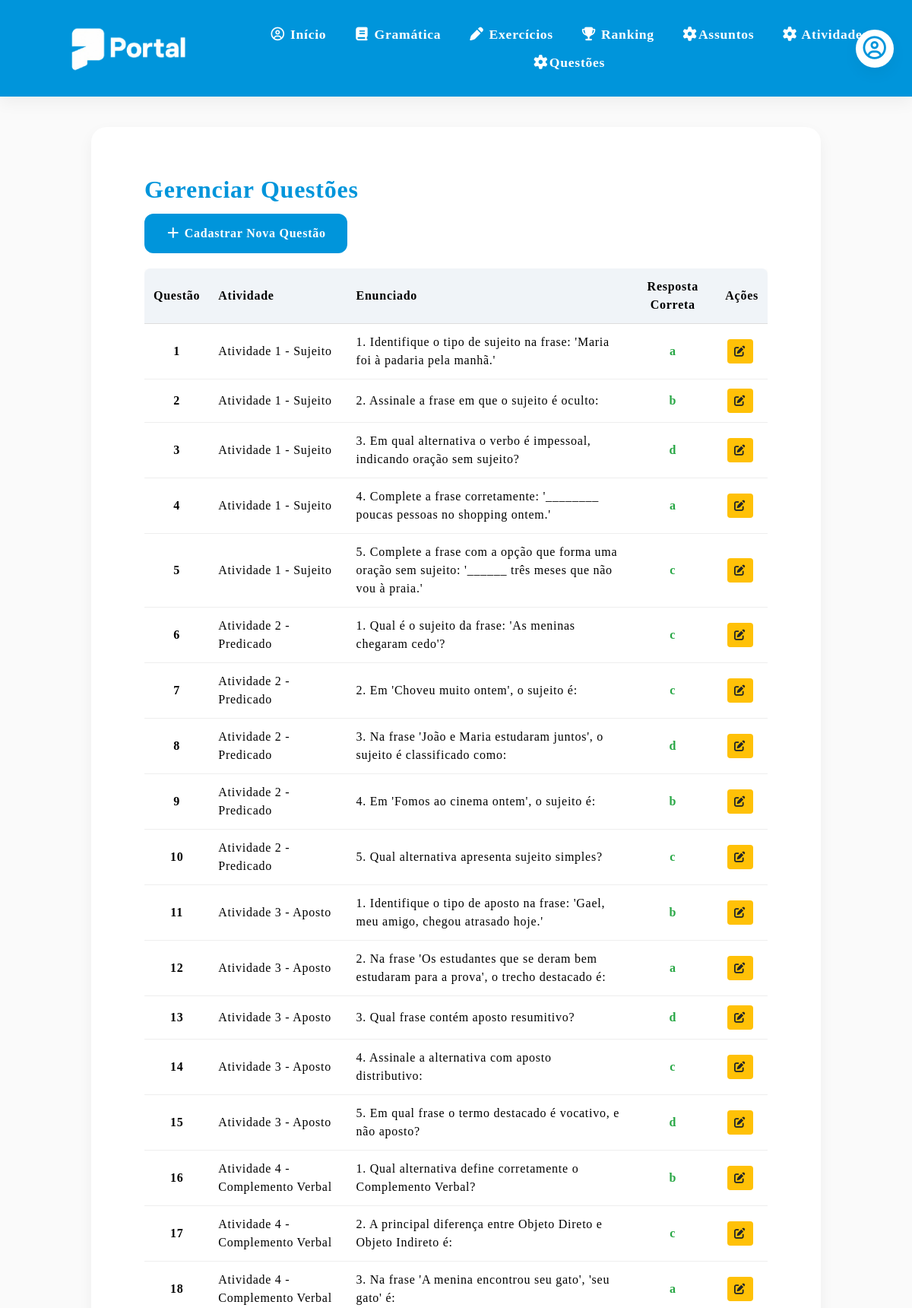
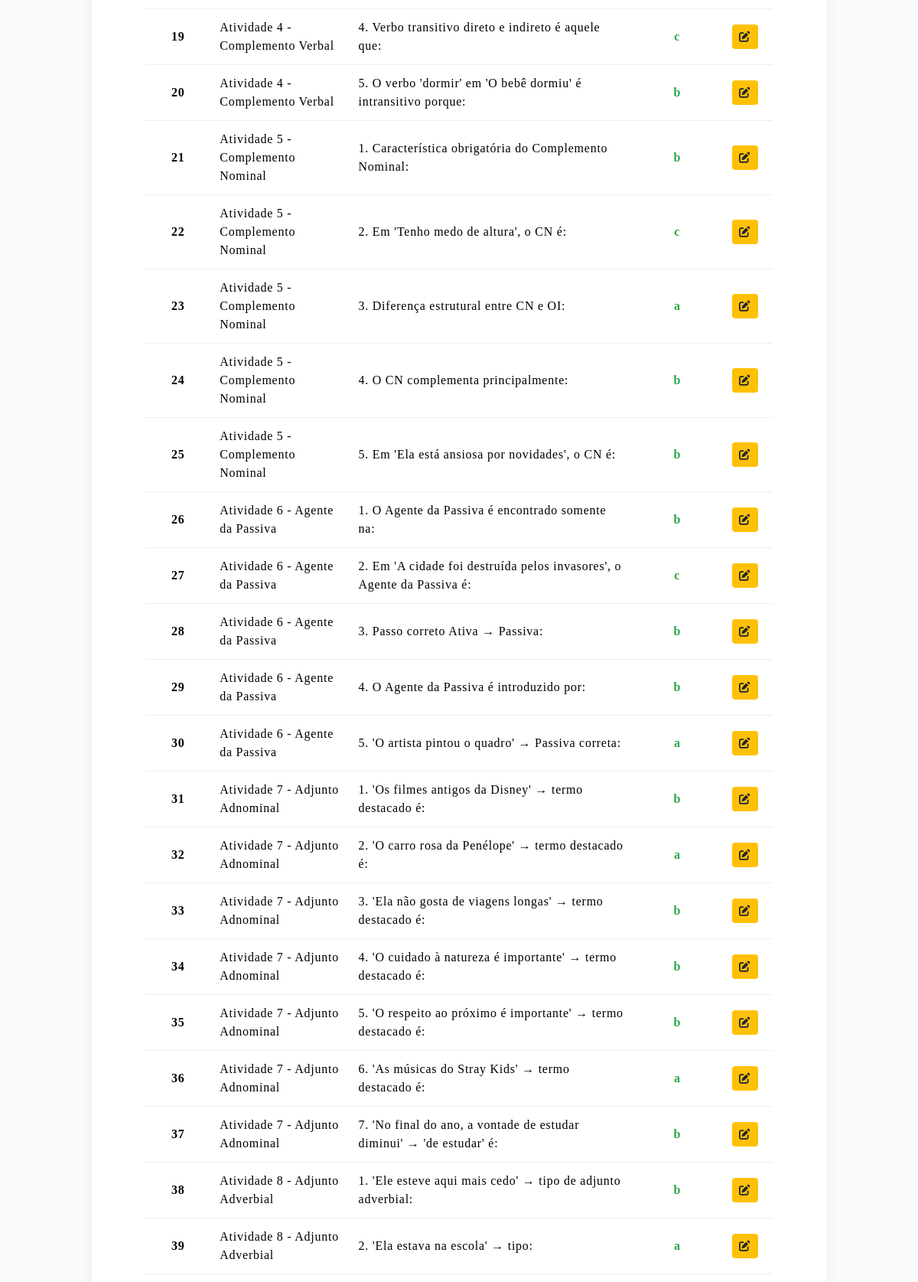
Screenshot of /listar_questoes (upper part) with the database file from the repository (2 pictures, top to bottom).
### models.py (models this page shows)
class Questao(db.Model):
    __tablename__ = "questao"
    id = db.Column(db.Integer, primary_key=True)
    enunciado = db.Column(db.Text, nullable=False)
    alternativa_a = db.Column(db.Text, nullable=True)
    alternativa_b = db.Column(db.Text, nullable=True)
    alternativa_c = db.Column(db.Text, nullable=True)
    alternativa_d = db.Column(db.Text, nullable=True)
    alternativa_e = db.Column(db.Text, nullable=True)
    resposta_correta = db.Column(db.String(1), nullable=True)
    atividade_id = db.Column(db.Integer, db.ForeignKey("atividade.id"), nullable=False)
    atividade = db.relationship("Atividade", back_populates="questoes")

class Atividade(db.Model):
    __tablename__ = "atividade"
    id = db.Column(db.Integer, primary_key=True)
    nome = db.Column(db.String(150), nullable=True)
    dificuldade = db.Column(db.String(50), nullable=True)
    assunto_id = db.Column(db.Integer, db.ForeignKey("assunto.id"), nullable=False)
    assunto = db.relationship("Assunto", back_populates="atividades")
    questoes = db.relationship("Questao", back_populates="atividade", lazy=True, cascade="all, delete-orphan")

### app.py (the view, shortened to what this page needs)
@app.route('/listar_questoes', methods=['GET', 'POST'])
def listar_questoes():
    questoes = Questao.query.all()
    atividades = Atividade.query.all()
    return render_template("listar_questoes.html", questoes=questoes, atividades=atividades)

### templates/listar_questoes.html (shortened to what this page needs)
{% extends "base.html" %}
{% block conteudo %}
        <section class="section">
            <h2>Gerenciar Questões</h2>
            <p>
                <a href="{{ url_for('nova_questao') }}" class="btn btn-detalhe">
                    <i class="fa-solid fa-plus"></i> Cadastrar Nova Questão
                </a>
            </p>
            <div style="margin-top: 20px; overflow-x: auto;">
                <table style="width: 100%; border-collapse: collapse; background: #fff; border-radius: 8px; overflow: hidden; box-shadow: 0 2px 4px rgba(0,0,0,0.1);">
                    <thead>
                        <tr style="background: #f0f4f8;">
                            <th style="padding: 12px; text-align: center; border-bottom: 1px solid #ddd;">Questão</th>
                            <th style="padding: 12px; text-align: left; border-bottom: 1px solid #ddd;">Atividade</th>
                            <th style="padding: 12px; text-align: left; border-bottom: 1px solid #ddd;">Enunciado</th>
                            <th style="padding: 12px; text-align: center; border-bottom: 1px solid #ddd;">Resposta Correta</th>
                            <th style="padding: 12px; text-align: center; border-bottom: 1px solid #ddd;">Ações</th>
                        </tr>
                    </thead>
                    <tbody>
                        {% for q in questoes %}
                        <tr>
                            <td style="padding: 12px; border-bottom: 1px solid #eee; text-align: center; font-weight: bold;">{{ loop.index }}</td>
                            <td style="padding: 12px; border-bottom: 1px solid #eee;">{{ q.atividade.nome }}</td>
                            <td style="padding: 12px; border-bottom: 1px solid #eee;">{{ q.enunciado }}</td>
                            <td style="padding: 12px; border-bottom: 1px solid #eee; text-align: center; font-weight: bold; color: #28a745;">{{ q.resposta_correta }}</td>
                            <td style="padding: 12px; border-bottom: 1px solid #eee; text-align: center;">
                                <a href="{{ url_for('editar_questao', id=q.id) }}" class="btn" style="padding: 4px 8px; font-size: 0.9em; background: #ffc107; color: #212529; text-decoration: none; border-radius: 4px; margin-right: 5px;">
                                    <i class="fa-solid fa-pen-to-square"></i>
                                </a>
                            </td>
                        </tr>
                        {% else %}
                        <tr>
                            <td colspan="5" style="padding: 15px; text-align: center; color: #6c757d;">Nenhuma questão cadastrada.</td>
                        </tr>
                        {% endfor %}
                    </tbody>
                </table>
            </div>
            <br>
        </section>
{% endblock %}

### static/css/style.css (style rules this page uses)
:root { --primary-blue: #0095DB; --secondary-blue: #D5F7FF; --primary-pink: #FFAFCC; --secondary-pink: #FFECF4; --pink: #FF477E; --mint-green: #DFFCF4; --success-green: #00966D; --soft-purple: #DDD0F8; --soft-yellow: #FFF0D4; --yellow: #F4B740; --bg-light: #FAFAFA; --gray-light: #EDEDED; --gray-medium: #D6D8E7; --text-dark: #14142B; --shadow-soft: 0 8px 20px rgba(0, 0, 0, 0.05); }
* { margin: 0; padding: 0; box-sizing: border-box; }
body { font-family: 'Basier Square'; font-weight: 400; font-size: 1.0em; line-height: 1.5em; letter-spacing: 0.75px; background-color: var(--bg-light); */ }
.section { background: white; border-radius: 20px; padding: 70px; margin-bottom: 30px; box-shadow: var(--shadow-soft); transition: 0.3s; }
h2 { color: var(--primary-blue); margin-bottom: 20px; font-size: 2rem; }
.btn { display: inline-block; background-color: var(--primary-blue); color: white; padding: 14px 28px; border-radius: 12px; text-decoration: none; font-weight: bold; border: none; cursor: pointer; transition: 0.3s; }

### rows the page displays
Questao: atividade.nome "Atividade 1 - Sujeito", enunciado "1. Identifique o tipo de sujeito na frase: 'Maria foi à padaria pela manhã.'", resposta_correta "a"
Questao: atividade.nome "Atividade 1 - Sujeito", enunciado "2. Assinale a frase em que o sujeito é oculto:", resposta_correta "b"
Questao: atividade.nome "Atividade 1 - Sujeito", enunciado "3. Em qual alternativa o verbo é impessoal, indicando oração sem sujeito?", resposta_correta "d"
Questao: atividade.nome "Atividade 1 - Sujeito", enunciado "4. Complete a frase corretamente: '________ poucas pessoas no shopping ontem.'", resposta_correta "a"
Questao: atividade.nome "Atividade 1 - Sujeito", enunciado "5. Complete a frase com a opção que forma uma oração sem sujeito: '______ três meses que não vou à praia.'", resposta_correta "c"
Questao: atividade.nome "Atividade 2 - Predicado", enunciado "1. Qual é o sujeito da frase: 'As meninas chegaram cedo'?", resposta_correta "c"
Questao: atividade.nome "Atividade 2 - Predicado", enunciado "2. Em 'Choveu muito ontem', o sujeito é:", resposta_correta "c"
Questao: atividade.nome "Atividade 2 - Predicado", enunciado "3. Na frase 'João e Maria estudaram juntos', o sujeito é classificado como:", resposta_correta "d"
Questao: atividade.nome "Atividade 2 - Predicado", enunciado "4. Em 'Fomos ao cinema ontem', o sujeito é:", resposta_correta "b"
Questao: atividade.nome "Atividade 2 - Predicado", enunciado "5. Qual alternativa apresenta sujeito simples?", resposta_correta "c"
Questao: atividade.nome "Atividade 3 - Aposto", enunciado "1. Identifique o tipo de aposto na frase: 'Gael, meu amigo, chegou atrasado hoje.'", resposta_correta "b"
Questao: atividade.nome "Atividade 3 - Aposto", enunciado "2. Na frase 'Os estudantes que se deram bem estudaram para a prova', o trecho destacado é:", resposta_correta "a"
Questao: atividade.nome "Atividade 3 - Aposto", enunciado "3. Qual frase contém aposto resumitivo?", resposta_correta "d"
Questao: atividade.nome "Atividade 3 - Aposto", enunciado "4. Assinale a alternativa com aposto distributivo:", resposta_correta "c"
Questao: atividade.nome "Atividade 3 - Aposto", enunciado "5. Em qual frase o termo destacado é vocativo, e não aposto?", resposta_correta "d"
Questao: atividade.nome "Atividade 4 - Complemento Verbal", enunciado "1. Qual alternativa define corretamente o Complemento Verbal?", resposta_correta "b"
Questao: atividade.nome "Atividade 4 - Complemento Verbal", enunciado "2. A principal diferença entre Objeto Direto e Objeto Indireto é:", resposta_correta "c"
Questao: atividade.nome "Atividade 4 - Complemento Verbal", enunciado "3. Na frase 'A menina encontrou seu gato', 'seu gato' é:", resposta_correta "a"
Questao: atividade.nome "Atividade 4 - Complemento Verbal", enunciado "4. Verbo transitivo direto e indireto é aquele que:", resposta_correta "c"
Questao: atividade.nome "Atividade 4 - Complemento Verbal", enunciado "5. O verbo 'dormir' em 'O bebê dormiu' é intransitivo porque:", resposta_correta "b"
Questao: atividade.nome "Atividade 5 - Complemento Nominal", enunciado "1. Característica obrigatória do Complemento Nominal:", resposta_correta "b"
Questao: atividade.nome "Atividade 5 - Complemento Nominal", enunciado "2. Em 'Tenho medo de altura', o CN é:", resposta_correta "c"
Questao: atividade.nome "Atividade 5 - Complemento Nominal", enunciado "3. Diferença estrutural entre CN e OI:", resposta_correta "a"
Questao: atividade.nome "Atividade 5 - Complemento Nominal", enunciado "4. O CN complementa principalmente:", resposta_correta "b"
Questao: atividade.nome "Atividade 5 - Complemento Nominal", enunciado "5. Em 'Ela está ansiosa por novidades', o CN é:", resposta_correta "b"
Questao: atividade.nome "Atividade 6 - Agente da Passiva", enunciado "1. O Agente da Passiva é encontrado somente na:", resposta_correta "b"
Questao: atividade.nome "Atividade 6 - Agente da Passiva", enunciado "2. Em 'A cidade foi destruída pelos invasores', o Agente da Passiva é:", resposta_correta "c"
Questao: atividade.nome "Atividade 6 - Agente da Passiva", enunciado "3. Passo correto Ativa → Passiva:", resposta_correta "b"
Questao: atividade.nome "Atividade 6 - Agente da Passiva", enunciado "4. O Agente da Passiva é introduzido por:", resposta_correta "b"
Questao: atividade.nome "Atividade 6 - Agente da Passiva", enunciado "5. 'O artista pintou o quadro' → Passiva correta:", resposta_correta "a"
Questao: atividade.nome "Atividade 7 - Adjunto Adnominal", enunciado "1. 'Os filmes antigos da Disney' → termo destacado é:", resposta_correta "b"
Questao: atividade.nome "Atividade 7 - Adjunto Adnominal", enunciado "2. 'O carro rosa da Penélope' → termo destacado é:", resposta_correta "a"
Questao: atividade.nome "Atividade 7 - Adjunto Adnominal", enunciado "3. 'Ela não gosta de viagens longas' → termo destacado é:", resposta_correta "b"
Questao: atividade.nome "Atividade 7 - Adjunto Adnominal", enunciado "4. 'O cuidado à natureza é importante' → termo destacado é:", resposta_correta "b"
Questao: atividade.nome "Atividade 7 - Adjunto Adnominal", enunciado "5. 'O respeito ao próximo é importante' → termo destacado é:", resposta_correta "b"
Questao: atividade.nome "Atividade 7 - Adjunto Adnominal", enunciado "6. 'As músicas do Stray Kids' → termo destacado é:", resposta_correta "a"
Questao: atividade.nome "Atividade 7 - Adjunto Adnominal", enunciado "7. 'No final do ano, a vontade de estudar diminui' → 'de estudar' é:", resposta_correta "b"
Questao: atividade.nome "Atividade 8 - Adjunto Adverbial", enunciado "1. 'Ele esteve aqui mais cedo' → tipo de adjunto adverbial:", resposta_correta "b"
Questao: atividade.nome "Atividade 8 - Adjunto Adverbial", enunciado "2. 'Ela estava na escola' → tipo:", resposta_correta "a"
